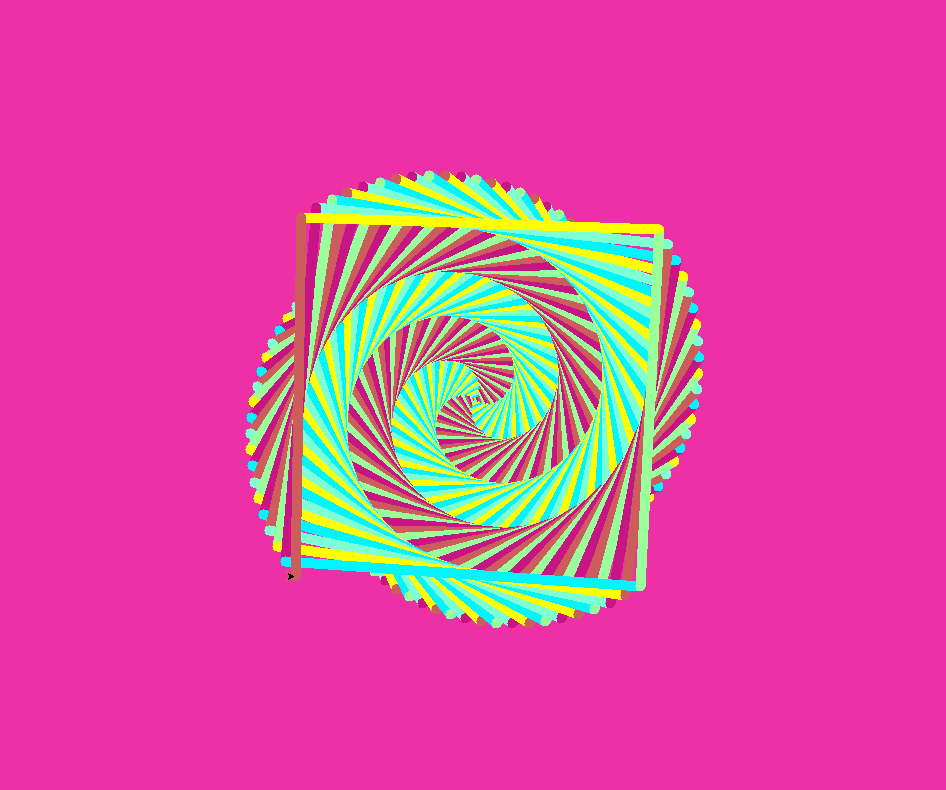

Here is the Python script that generated this plot:
import turtle

colors = [ 'aquamarine', 'medium violet red', 'turquoise1', 'PaleGreen1', 'yellow', 'indian red']

t=turtle.Pen()
turtle.bgcolor('maroon2')
for x in range(360):
    t.pencolor(colors[x%6])
    t.width(x/10000000000000+10)
    t.forward(x)
    t.left(91)
turtle.Screen().exitonclick()
